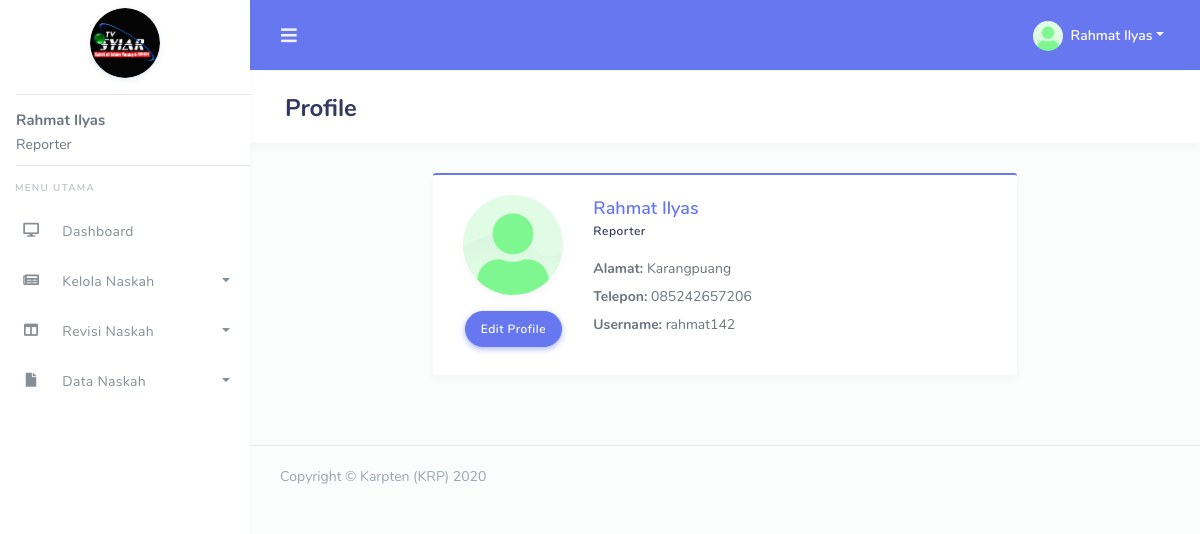
Screenshot of /reporter/profile.php (signed in) with the database file from the repository.
### tables this page shows
CREATE TABLE `tb_users` (
  `id` int NOT NULL,
  `nama` varchar(255) NOT NULL,
  `alamat` varchar(255) NOT NULL,
  `no_hp` varchar(255) NOT NULL,
  `jabatan` varchar(255) NOT NULL,
  `foto` varchar(255) NOT NULL DEFAULT 'default.png',
  `username` varchar(255) NOT NULL,
  `password` varchar(255) NOT NULL,
  `status` varchar(255) NOT NULL DEFAULT 'waiting'
);

### reporter/profile.php (the view, shortened to what this page needs)
<?php
require('template/header.php');
$user = mysqli_query($conn, "SELECT * FROM tb_users WHERE id = '$id'");
$dta = mysqli_fetch_assoc($user);
?>
<div class="main-content">
  <section class="section">
    <div class="section-header">
      <h1>Profile</h1>
    </div>
    <div class="row justify-content-center">
      <div class="col-lg-8">
        <div class="card author-box card-primary">
          <div class="card-body">
            <div class="author-box-left">
              <img alt="image" src="../assets/img/avatar/<?= $dta['foto'] ?>" class="rounded-circle author-box-picture">
              <a href="#" class="btn btn-primary mt-3" data-toggle="modal" data-target="#modal-edit">Edit Profile</a>
            </div>
            <div class="author-box-details">
              <div class="author-box-name">
                <a href="#"><?= $dta['nama'] ?></a>
              </div>
              <div class="author-box-job">Reporter</div>
              <div class="author-box-description">
                <p>
                  <b>Alamat:</b> <?= $dta['alamat'] ?><br>
                  <b>Telepon:</b> <?= $dta['no_hp'] ?><br>
                  <b>Username:</b> <?= $dta['username'] ?><br>
                </p>
              </div>
            </div>
          </div>
        </div>
      </div>
    </section>
  </div>
  <?php
  require('template/footer.php');
  ?>

### reporter/template/header.php (shortened to what this page needs)
<?php
require('../config.php');
$get_id = $_SESSION['get_id'];
$result = mysqli_query($conn, "SELECT * FROM tb_users WHERE id = '$get_id'");
$get = mysqli_fetch_assoc($result);
$nama = $get['nama'];
$foto = $get['foto'];
$id = $get['id'];
?>
<!DOCTYPE html>
<html lang="en">
<head>
  <link rel="stylesheet" href="../assets/modules/bootstrap/css/bootstrap.min.css">
  <link rel="stylesheet" href="../assets/modules/fontawesome/css/all.min.css">
  <link rel="stylesheet" href="../assets/modules/jqvmap/dist/jqvmap.min.css">
  <link rel="stylesheet" href="../assets/modules/owlcarousel2/dist/../assets/owl.carousel.min.css">
  <link rel="stylesheet" href="../assets/modules/owlcarousel2/dist/../assets/owl.theme.default.min.css">
  <link rel="stylesheet" href="../assets/modules/summernote/summernote-bs4.css">
  <link href="../assets/modules/richtext-editor/css/froala_editor.min.css" rel="stylesheet">
  <link href="../assets/modules/richtext-editor/css/froala_editor.pkgd.min.css" rel="stylesheet">
  <link rel="stylesheet" href="../assets/modules/datatables/datatables.min.css">
  <link rel="stylesheet" href="../assets/modules/datatables/DataTables-1.10.16/css/dataTables.bootstrap4.min.css">
  <link rel="stylesheet" href="../assets/modules/datatables/Select-1.2.4/css/select.bootstrap4.min.css">
  <link rel="stylesheet" href="../assets/css/style.css">
  <link rel="stylesheet" href="../assets/css/components.css">
  </head>
  <body>
    <div id="app">
      <div class="main-wrapper main-wrapper-1">
        <div class="navbar-bg"></div>
        <nav class="navbar navbar-expand-lg main-navbar">
          <form class="form-inline mr-auto">
            <ul class="navbar-nav mr-3">
              <li><a href="#" data-toggle="sidebar" class="nav-link nav-link-lg"><i class="fas fa-bars"></i></a></li>
            </ul>
          </form>
          <ul class="navbar-nav navbar-right">
            <li class="dropdown"><a href="#" data-toggle="dropdown" class="nav-link dropdown-toggle nav-link-lg nav-link-user">
              <img alt="image" src="../assets/img/avatar/<?= $foto ?>" class="rounded-circle mr-1">
              <div class="d-sm-none d-lg-inline-block"><?= $nama ?></div></a>
            </li>
          </ul>
        </nav>
        <div class="main-sidebar sidebar-style-2">
          <aside id="sidebar-wrapper">
            <div class="sidebar-brand">
              <a href="index.php">
                <img src="../assets/img/logo.png" alt="logo" width="70" class="mt-2 shadow-light rounded-circle">
              </a>
              <div class="text-left pl-3">
                <hr style="margin-bottom: -5px;">
                <b style="font-size: 15px;"><?= $nama ?></b>
                <p style="margin-bottom: -10px; margin-top: -20px;">Reporter</p>
                <hr>
              </div>
            </div>
            <ul class="sidebar-menu mt-3">
              <li class="menu-header">Menu Utama</li>
              <li id="dashboard"><a class="nav-link" href="index.php"><i class="fa fa-desktop"></i> <span>Dashboard</span></a></li>
              <li class="dropdown" id="kelola_naskah">
                <a href="#" class="nav-link has-dropdown" data-toggle="dropdown"><i class="fa fa-newspaper"></i> <span>Kelola Naskah</span></a>
              </li>
              <li class="dropdown" id="revisi_naskah">
                <a href="#" class="nav-link has-dropdown" data-toggle="dropdown"><i class="fa fa-columns"></i> <span>Revisi Naskah</span></a>
              </li>
              <li class="dropdown" id="data_naskah">
                <a href="#" class="nav-link has-dropdown" data-toggle="dropdown"><i class="fa fa-file"></i> <span>Data Naskah</span></a>
              </li>
            </aside>
          </div>

### assets/css/components.css (style rules this page uses)
.author-box .author-box-left { float: left; text-align: center; padding-left: 5px; }
.author-box .author-box-left .btn { padding: 5px 15px; font-size: 12px; border-radius: 30px; }
.author-box .author-box-picture { width: 100px; box-shadow: 0 4px 8px rgba(0, 0, 0, 0.03); }
.author-box .author-box-details { margin-left: 135px; }
.author-box .author-box-name { font-size: 18px; }
.author-box .author-box-name a { font-weight: 600; }
.author-box .author-box-job { font-weight: 600; letter-spacing: 0.5px; font-size: 12px; color: #34395e; }
.author-box .author-box-description { line-height: 26px; margin-top: 15px; }

### rows the page displays
tb_users: foto (picture), nama "Rahmat Ilyas", alamat "Karangpuang", no_hp "085242657206", username "rahmat142"
